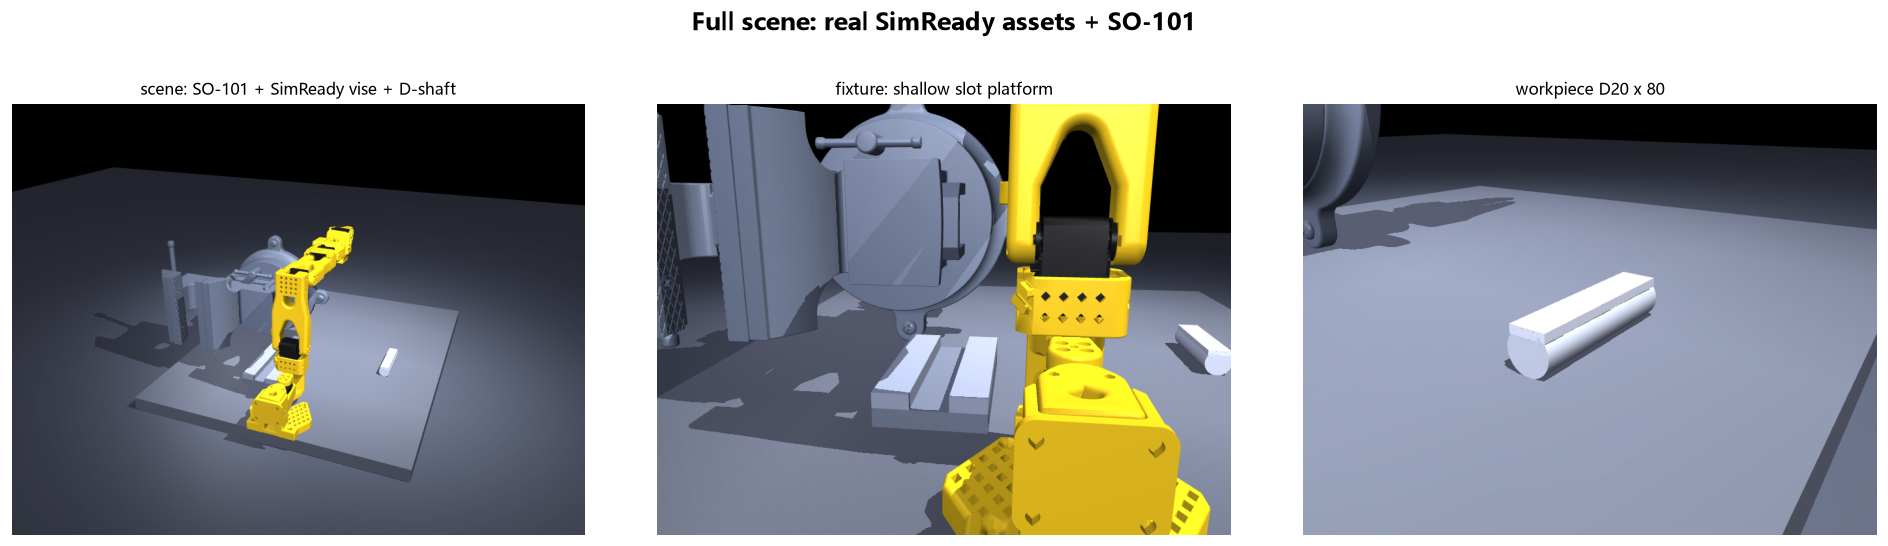

Recreate this plot in Python.
"""scene_full.py -- SO-101 + SimReady bench vise + workpiece, full scene.

Run:
    D:\\robot-env\\Scripts\\python.exe scene_full.py

===============================================================
COLLISION GROUPS (the single most important design in this file)
===============================================================
Measured: the distance from the SO-101 gripper pad center to the bottom of
the wrist geometry is only 8.2 mm. The moment the pads enter a jaw slot the
wrist enters too. The wrist is 65 mm wide along y, far wider than any usable
slot. Result: the wrist hits the fixture top face and the arm stalls --
measured residual jumped 11 mm -> 127 mm.

That is a structural limit of this arm, not a tunable number. Real fixtures
are designed to clear the wrist. Same effect achieved here with bitmasks:

    group         contype  conaffinity   purpose
    ---------------------------------------------------------
    robot            1         3         must touch the workpiece
    workpiece        2         3         grasped, rests on the table
    fixture          4         2         touches workpiece ONLY
    table/floor      4         3         touches robot and workpiece

    rule: (ct_A & ca_B) || (ct_B & ca_A) != 0

    robot(1,3) vs fixture(4,2) = (1&2)|(4&3) = 0|0 = 0  -> no contact
    robot(1,3) vs table(4,3)   = (1&3)|(4&3) = 1|0 = 1  -> contact
    work(2,3)  vs fixture(4,2) = (2&2)|(4&3) = 2|0 = 2  -> contact
    work(2,3)  vs table(4,3)   = (2&3)|(4&3) = 2|0 = 2  -> contact

===============================================================
FIXTURE GEOMETRY EVOLUTION (each row was a measured failure)
===============================================================
  1. jaws split along x (parallel to shaft) -> pushed from both ends
  2. narrow 25 mm slot + square step        -> ejected at 5 mm offset
  3. narrow slot + 32 deg chamfer           -> wedged on the lip at 4 mm
  4. pure V, 45 deg point bottom            -> 9/15, stuck at 10-25 mm
  5. trapezoid slot (V with flat bottom)    -> 2/11, hangs at z=20
  6. box stairs, 10 steps                   -> 4/11, rides a step edge
  7. box stairs, 24 steps, 35 deg           -> 6/11, stuck at z=11-20
  8. twin rollers                           -> 2/13, ejected on hard contact
  9. shallow slot platform (ROUTE B)        -> current

Route B abandons self-centering entirely. The arm's IK residual is under
0.3 mm, so the fixture only has to SUPPORT the shaft, not steer it.
A 24 mm wide / 10 mm deep slot for a D20 shaft leaves 2 mm clearance per
side. No slopes, no rollers, no catch points -- vertical walls cannot
centre anything. Built from three boxes: a base plate plus two walls.
A concave shape must never come from a mesh convex hull, which always
fills the cavity.
"""
import os

import numpy as np
import mujoco

from simready_loader import (
    load_asset, place_asset, register_meshes, total_mass,
)

HERE = os.path.dirname(os.path.abspath(__file__))
SO101_ASSETS = os.path.join(
    HERE, "models", "_tmp_so101", "lerobot_env_so101-0.4.0",
    "lerobot_env_so101", "assets")
SO101_XML = os.path.join(SO101_ASSETS, "so101_new_calib.xml")
# The 13 STL meshes actually live one level deeper, in assets/assets/.
# MuJoCo has a single global meshdir, so our generated OBJs go there too.
SO101_MESH_DIR = os.path.join(SO101_ASSETS, "assets")

TABLE_TOP_Z = 0.0
TABLE_SIZE = (0.60, 0.50, 0.024)

CT_ROBOT = (1, 3)
CT_WORK = (2, 3)
CT_FIXTURE = (4, 2)
CT_STATIC = (4, 3)

# ---- workpiece: D-shaft 20 x 80 mm with a milled flat so it will not roll
SHAFT_D = 0.020
SHAFT_L = 0.080
SHAFT_FLAT = 0.004
SHAFT_MASS = 0.197
SHAFT_POS = [0.26, -0.13, TABLE_TOP_Z + SHAFT_D / 2]

# ---- fixture: shallow slot platform (route B, no self-centering) ----
SLOT_W = 0.024                # slot width along y, D20 shaft + 2 mm/side
# Wall height must reach the shaft axis. A 3 mm wall stops nothing: at
# 3 mm above the floor the D20 cross-section is only 7.45 mm wide, far
# short of the 12 mm half-slot, so the cylinder rolls right over it.
# A 10 mm wall has its lip at rest_z, where the section is the full
# 10 mm radius -- the shaft is then trapped within +-2 mm of centre.
SLOT_D = 0.010                # slot depth / wall height
PLATFORM_L = 0.130            # length along x
PLATFORM_W = 0.070            # overall width along y, incl. both walls
FIXTURE_X = 0.16
FIXTURE_Y = 0.075

# Keep the workpiece axis at the same height as the old roller V-block
# (22.2 mm) so every carry/place target in demo_08 / demo_09 stays valid.
REST_Z = 0.0222

# Bench vise sits at x=0.20, not 0.30: SO-101 reach is only ~40 cm. At 0.30
# the arm was fully extended during the whole carry and end-effector
# accuracy collapsed (measured 160 mm residual).
VISE_POS = [0.20, 0.17, TABLE_TOP_Z]


def slot_geometry():
    """Solve the slot from the rest height (kept at the old V-block value).

    base plate top = slot floor; two walls rise SLOT_D above it. The inner
    wall faces sit at y = FIXTURE_Y +- SLOT_W/2, giving 2 mm clearance on
    each side of the D20 shaft.
    """
    Rw = SHAFT_D / 2
    slot_bottom = REST_Z - Rw
    platform_top = slot_bottom + SLOT_D
    wall_w = (PLATFORM_W - SLOT_W) / 2
    return {
        "Rw": Rw,
        "slot_w": SLOT_W,
        "slot_d": SLOT_D,
        "rest_z": REST_Z,
        "slot_bottom": slot_bottom,
        "platform_top": platform_top,
        "wall_w": wall_w,
        "wall_y": SLOT_W / 2 + wall_w / 2,
    }


def jaw_center():
    """Axis position of the workpiece seated in the slot."""
    return np.array([FIXTURE_X, FIXTURE_Y, slot_geometry()["rest_z"]])


def jaw_geometry():
    g = slot_geometry()
    return {
        "rest_z": g["rest_z"],
        "slot_w": g["slot_w"],
        "slot_d": g["slot_d"],
        "slot_bottom": g["slot_bottom"],
        "platform_top": g["platform_top"],
        "wall_w": g["wall_w"],
        "wall_y": g["wall_y"],
        "platform_w": PLATFORM_W,
        "platform_l": PLATFORM_L,
        "top_gap": g["slot_w"],
    }


def build_scene(shaft_mass=None):
    if shaft_mass is None:
        shaft_mass = SHAFT_MASS

    spec = mujoco.MjSpec.from_file(SO101_XML)
    mesh_out = SO101_MESH_DIR
    spec.meshdir = SO101_MESH_DIR
    spec.visual.global_.offwidth = 1600
    spec.visual.global_.offheight = 1200
    spec.visual.headlight.ambient = [0.26, 0.26, 0.29]
    spec.visual.headlight.diffuse = [0.52, 0.52, 0.55]

    wb = spec.worldbody

    def _mask(g, ct, ca):
        g.contype = ct
        g.conaffinity = ca

    # ---- floor + table ----
    floor = wb.add_geom()
    floor.name = "floor"
    floor.type = mujoco.mjtGeom.mjGEOM_PLANE
    floor.size = [2.0, 2.0, 0.02]
    floor.pos = [0.0, 0.0, TABLE_TOP_Z - TABLE_SIZE[2]]
    floor.rgba = [0.27, 0.29, 0.33, 1.0]
    _mask(floor, *CT_STATIC)

    table = wb.add_geom()
    table.name = "table"
    table.type = mujoco.mjtGeom.mjGEOM_BOX
    table.size = [TABLE_SIZE[0] / 2, TABLE_SIZE[1] / 2, TABLE_SIZE[2] / 2]
    table.pos = [0.28, 0.02, TABLE_TOP_Z - TABLE_SIZE[2] / 2]
    table.rgba = [0.37, 0.39, 0.43, 1.0]
    _mask(table, *CT_STATIC)

    # ---- lights ----
    for nm, pos, dir_, dif, sh in [
        ("key", [0.02, -0.50, 0.90], [0.25, 0.45, -1.0], [1.0, 1.0, 1.0], True),
        ("fill", [0.70, 0.55, 0.65], [-0.4, -0.4, -0.85], [0.5, 0.5, 0.55], False),
        ("rim", [-0.30, 0.30, 0.45], [0.7, -0.4, -0.5], [0.32, 0.33, 0.38], False),
    ]:
        L = wb.add_light()
        L.name = nm
        L.pos = pos
        L.dir = dir_
        L.diffuse = dif
        L.castshadow = sh

    # ---- real SimReady bench vise ----
    print("Loading SimReady asset:")
    vise = load_asset("equipment_bench_vise_a01")
    print("    vise mass %.2f kg (from SimReady physics)" % total_mass(vise))

    # Local frame: disc body Y in [0, 0.027], jaws extend along +Y, leadscrew
    # along X. Rotating +90 deg about Z maps local +Y to world -X, so the jaw
    # opening faces the robot. Picked by rendering 4 candidates in
    # diag_vise_orient.py, not by reasoning.
    vise_quat = [np.cos(np.pi / 4), 0.0, 0.0, np.sin(np.pi / 4)]

    # VISUAL ONLY (ct=0). The convex hull fills the jaw slot into a solid
    # block: measured with diag_shaft_slip.py, the workpiece hit
    # vise_sr_col on the way down and was thrown out (pad-to-workpiece
    # error grew 17 -> 52 mm). A hull always fills concavities and that is
    # not tunable, so functional collision comes from the rollers below.
    vb, vv_name, vc_name = place_asset(
        spec, wb, "vise_sr", vise,
        pos=VISE_POS, quat=vise_quat,
        rgba=(0.40, 0.44, 0.50, 1.0),
        out_dir=mesh_out, ct=0, ca=0,
    )

    # ---- fixture: shallow slot platform (route B) ----
    g = slot_geometry()
    print("    fixture (shallow slot platform, no self-centering):")
    print("      slot %.0f mm wide x %.0f mm deep, platform %.0f x %.0f mm"
          % (SLOT_W * 1000, SLOT_D * 1000,
             PLATFORM_L * 1000, PLATFORM_W * 1000))
    print("      slot floor z %.1f mm, platform top z %.1f mm"
          % (g["slot_bottom"] * 1000, g["platform_top"] * 1000))
    print("      workpiece D%.0f mm rests with axis at z %.1f mm"
          % (SHAFT_D * 1000, g["rest_z"] * 1000))

    # base plate: its top face IS the slot floor
    base = wb.add_geom()
    base.name = "slot_base"
    base.type = mujoco.mjtGeom.mjGEOM_BOX
    base.size = [PLATFORM_L / 2, PLATFORM_W / 2, g["slot_bottom"] / 2]
    base.pos = [FIXTURE_X, FIXTURE_Y, TABLE_TOP_Z + g["slot_bottom"] / 2]
    base.rgba = [0.42, 0.45, 0.50, 1.0]
    base.friction = [0.8, 0.01, 0.001]
    _mask(base, *CT_FIXTURE)

    # two walls: inner faces at y = FIXTURE_Y +- SLOT_W/2
    for side, sy in (("L", -1), ("R", +1)):
        w = wb.add_geom()
        w.name = "slot_wall_%s" % side
        w.type = mujoco.mjtGeom.mjGEOM_BOX
        w.size = [PLATFORM_L / 2, g["wall_w"] / 2, SLOT_D / 2]
        w.pos = [FIXTURE_X,
                 FIXTURE_Y + sy * g["wall_y"],
                 TABLE_TOP_Z + g["slot_bottom"] + SLOT_D / 2]
        w.rgba = [0.56, 0.59, 0.65, 1.0]
        w.friction = [0.8, 0.01, 0.001]
        _mask(w, *CT_FIXTURE)

    register_meshes(spec, [vv_name, vc_name])

    # ---- workpiece: D-shaft, free body ----
    shaft = wb.add_body()
    shaft.name = "shaft"
    shaft.pos = SHAFT_POS
    shaft.quat = [0.7071068, 0.0, 0.7071068, 0.0]
    shaft.add_freejoint(name="shaft_free")

    sg = shaft.add_geom()
    sg.name = "shaft_geom"
    sg.type = mujoco.mjtGeom.mjGEOM_CYLINDER
    sg.size = [SHAFT_D / 2, SHAFT_L / 2, 0.0]
    sg.mass = shaft_mass
    sg.rgba = [0.72, 0.75, 0.79, 1.0]
    sg.friction = [1.2, 0.02, 0.002]
    _mask(sg, *CT_WORK)

    flat = shaft.add_geom()
    flat.name = "shaft_flat"
    flat.type = mujoco.mjtGeom.mjGEOM_BOX
    # The shaft body is rotated: local z -> world x (shaft axis),
    # local x -> -world z. So the 80 mm half-length belongs in size[2]
    # and the 4 mm thickness in size[0]. With these swapped the "milled
    # flat" becomes an 80 mm TALL vertical plate that punches through the
    # table and holds the shaft up in mid-air -- measured world bbox
    # z[-0.030, 0.050] instead of a thin strip on top of the cylinder.
    flat.size = [SHAFT_FLAT / 2, SHAFT_D * 0.42, SHAFT_L / 2]
    flat.pos = [-(SHAFT_D / 2 - SHAFT_FLAT / 2), 0.0, 0.0]
    flat.mass = 0.0
    flat.rgba = [0.80, 0.82, 0.86, 1.0]
    # VISUAL ONLY. A box cannot sit flush on a cylinder: its corners stick
    # ~3 mm past the D20 envelope (sqrt(8.4^2 + 10^2) = 13.1 mm). Those
    # corners land first, kick the shaft sideways and make it roll --
    # measured in diag_slot_alone.py: every drop converged to y = +4 mm
    # with quat rotated, and the shaft never touched a slot wall. The slot
    # walls already provide lateral restraint, so let the cylinder own
    # all contact and keep the flat purely for looks.
    _mask(flat, 0, 0)

    # ---- gripper pad collision mask ----
    npad = 0
    for body in spec.bodies:
        for gg in body.geoms:
            if gg.name and "pad" in gg.name:
                gg.contype = CT_ROBOT[0]
                gg.conaffinity = CT_ROBOT[1]
                npad += 1
    print("    normalized %d gripper pads to (%d, %d)"
          % (npad, CT_ROBOT[0], CT_ROBOT[1]))

    return spec


def make_scene(shaft_mass=None):
    spec = build_scene(shaft_mass)
    model = spec.compile()
    data = mujoco.MjData(model)
    mujoco.mj_forward(model, data)
    return model, data


def make_camera():
    c = mujoco.MjvCamera()
    mujoco.mjv_defaultCamera(c)
    c.lookat[:] = [0.22, 0.02, 0.09]
    c.distance = 0.92
    c.azimuth = 22
    c.elevation = -26
    return c


def render(model, data, path=None):
    import matplotlib
    matplotlib.use("Agg")
    import matplotlib.pyplot as plt
    from cnfont import setup_cn_font
    setup_cn_font()

    rend = mujoco.Renderer(model, height=660, width=880)
    rend.scene.flags[mujoco.mjtRndFlag.mjRND_SKYBOX] = False
    rend.scene.flags[mujoco.mjtRndFlag.mjRND_HAZE] = False
    rend.scene.flags[mujoco.mjtRndFlag.mjRND_REFLECTION] = False

    def cam(lookat, dist, az, el):
        c = mujoco.MjvCamera()
        mujoco.mjv_defaultCamera(c)
        c.lookat[:] = lookat
        c.distance = dist
        c.azimuth = az
        c.elevation = el
        return c

    jaw = jaw_center()
    VIEWS = [
        ("scene: SO-101 + SimReady vise + D-shaft",
         cam([0.20, 0.04, 0.10], 1.00, 22, -26)),
        ("fixture: shallow slot platform",
         cam([jaw[0], jaw[1], jaw[2] + 0.03], 0.36, 8, -14)),
        ("workpiece D20 x 80",
         cam(list(SHAFT_POS), 0.22, 35, -22)),
    ]

    imgs = []
    for title, c in VIEWS:
        rend.update_scene(data, camera=c)
        imgs.append((title, rend.render().copy()))
    rend.close()

    fig, axes = plt.subplots(1, 3, figsize=(17, 4.8))
    fig.suptitle("Full scene: real SimReady assets + SO-101", fontsize=15,
                 fontweight="bold")
    for ax, (t, img) in zip(axes, imgs):
        ax.imshow(img)
        ax.set_title(t, fontsize=10)
        ax.axis("off")
    plt.tight_layout(rect=[0, 0, 1, 0.92])
    out = path or os.path.join(HERE, "scene_full.png")
    plt.savefig(out, dpi=115, bbox_inches="tight", facecolor="white")
    print("  saved %s" % out)
    return out


if __name__ == "__main__":
    print("=" * 74)
    print("Full scene: SO-101 + real SimReady bench vise")
    print("=" * 74)
    print()

    model, data = make_scene()

    print()
    print("model stats:")
    print("  nq=%d nv=%d nu=%d nbody=%d ngeom=%d nmesh=%d"
          % (model.nq, model.nv, model.nu, model.nbody,
             model.ngeom, model.nmesh))
    print()

    sq = model.jnt_qposadr[
        mujoco.mj_name2id(model, mujoco.mjtObj.mjOBJ_JOINT, "shaft_free")]
    print("run 2 s, check the workpiece settles on the table:")
    for i in range(1000):
        mujoco.mj_step(model, data)
        if i % 250 == 0:
            q = data.qpos[sq:sq + 3]
            print("  t=%.2fs  shaft z=%.4f  contacts=%d"
                  % (data.time, q[2], data.ncon))

    print()
    render(model, data)
    print("OK")
